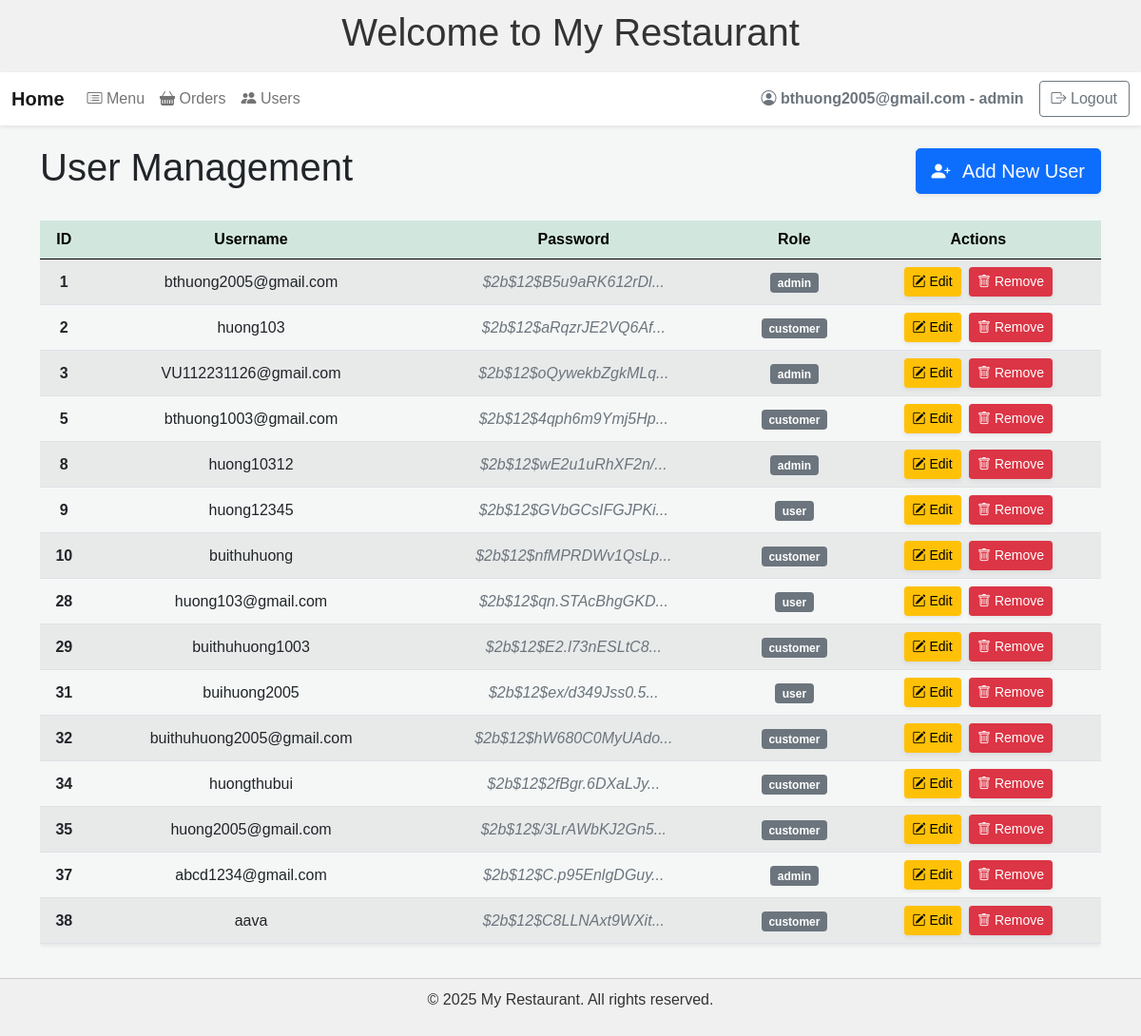
Page /admin/users (signed in) on the committed database.
### tables this page shows
CREATE TABLE users (
        id INTEGER PRIMARY KEY AUTOINCREMENT,
        username TEXT UNIQUE NOT NULL,
        password TEXT NOT NULL,
        role TEXT NOT NULL
    , image TEXT);

### app.py (the view)
@app.route('/admin/users', methods=['GET'])
@admin_required
def user_list():
   return user_controller.list_users()

### app.py (called while the page is built)
@app.context_processor
def inject_user():
    return {
        'username': session.get('username'),
        'role': session.get('role')
    }

def admin_required(f):
    @wraps(f)
    def decorated_function(*args, **kwargs):
        if "username" not in session:
            return redirect(url_for("login"))  # or show an error
        if session.get("role") != "admin":
            return abort(403)  # or show a custom "Access Denied" message
        return f(*args, **kwargs)
    return decorated_function

### controller/user_controller.py (called while the page is built)
    def list_users(self):
        users = self.model.get_all_users()
        return render_template("user_list.html", users=users)

### model/user_model.py (called while the page is built)
    def get_all_users(self):
        connection = sqlite3.connect(self.db_path)
        cursor = connection.cursor()
        cursor.execute("SELECT id, username, password, role FROM users")
        results = cursor.fetchall()
        connection.close()
        users = []
        for row in results:
            user_id, username, password, role = row
            users.append({
                "id": user_id,
                "username": username,
                "password": password,
                "role": role
            })
        return users

### templates/user_list.html (shortened to what this page needs)
{% extends "base.html" %}
{% block content %}
<div class="d-flex justify-content-between align-items-center mb-4">
  <h1 class="text-dark">User Management</h1>
  <a href="{{ url_for('create_user_form') }}" class="btn btn-primary btn-lg shadow-sm">
    <i class="bi bi-person-plus-fill me-2"></i> Add New User
  </a>
</div>
<div class="table-responsive">
  <table class="table table-striped table-hover align-middle shadow-sm">
    <thead class="table-success text-center">
      <tr>
        <th scope="col">ID</th>
        <th scope="col">Username</th>
        <th scope="col">Password</th>
        <th scope="col">Role</th>
        <th scope="col">Actions</th>
      </tr>
    </thead>
    <tbody>
      {% for user in users %}
      <tr class="text-center">
        <td class="fw-bold">{{ user.id }}</td>
        <td>{{ user.username }}</td>
        <td>
          <span class="text-muted fst-italic">
            {{ user.password[:20] }}{% if user.password|length > 20 %}...{% endif %}
          </span>
        </td>
        <td>
          <span class="badge {% if user.role == 'Admin' %}bg-danger{% else %}bg-secondary{% endif %}">
            {{ user.role }}
          </span>
        </td>
        <td>
          <a href="{{ url_for('edit_user_form', user_id=user.id) }}"
             class="btn btn-warning btn-sm me-1 shadow-sm"
             onclick="return confirm('Are you sure you want to edit this user?')">
            <i class="bi bi-pencil-square"></i> Edit
          </a>
          <a href="{{ url_for('delete_user', user_id=user.id) }}"
             class="btn btn-danger btn-sm shadow-sm"
             onclick="return confirm('Are you sure you want to delete this user?')">
            <i class="bi bi-trash"></i> Remove
          </a>
        </td>
      </tr>
      {% endfor %}
    </tbody>
  </table>
</div>
{% endblock %}

### templates/base.html (shortened to what this page needs)
<!DOCTYPE html>
<html lang="en">
<head>
  <link rel="stylesheet" href="{{ url_for('static', filename='css/bootstrap.min.css') }}">
  <link rel="stylesheet" href="https://cdn.jsdelivr.net/npm/bootstrap-icons/font/bootstrap-icons.css">
</head>
<body>
  <div class="header">
    <h1>Welcome to My Restaurant</h1>
  </div>
  <nav class="navbar navbar-expand-lg navbar-light shadow-sm">
    <div class="container-fluid">
      <a class="navbar-brand" href="/">Home</a>
      <div class="collapse navbar-collapse" id="navbarNav">
        <ul class="navbar-nav me-auto">
          {% if role == 'admin' %}
            <li class="nav-item">
              <a class="nav-link" href="{{ url_for('show_menu_list') }}">
                <i class="bi bi-card-list"></i> Menu
              </a>
            </li>
          {% endif %}
          <li class="nav-item">
            <a class="nav-link" href="{{ url_for('list_orders') }}">
              <i class="bi bi-basket-fill"></i> Orders
            </a>
          </li>
          {% if role == 'admin' %}
            <li class="nav-item">
              <a class="nav-link" href="{{ url_for('user_list') }}">
                <i class="bi bi-people-fill"></i> Users
              </a>
            </li>
          {% endif %}
        </ul>
        <div class="d-flex align-items-center">
          {% if username %}
            <span class="me-3 fw-bold text-muted">
              <i class="bi bi-person-circle"></i> {{ username }} - {{ role }}
            </span>
            <a href="{{ url_for('logout') }}" class="btn btn-outline-secondary">
              <i class="bi bi-box-arrow-right"></i> Logout
            </a>
          {% endif %}
        </div>
      </div>
    </div>
  </nav>
  <div class="container">
    {% block content %}{% endblock %}
  </div>
  <footer>
    <p>&copy; 2025 My Restaurant. All rights reserved.</p>
  </footer>
</body>
</html>

### templates/base.html (style rules this page uses)
body { font-family: Arial, sans-serif; background-color: #f4f7f6; margin: 0; padding: 0; color: #333; }
.header { background-color: #f1f1f1; color: #333; padding: 10px 0; text-align: center; box-shadow: 0 2px 5px rgba(0, 0, 0, 0.1); }
.navbar { background-color: #ffffff; }
.navbar-brand { font-weight: bold; }
.navbar-nav .nav-link { color: #555; }
footer { margin-top: 20px; padding: 10px; text-align: center; background-color: #f0f0f0; border-top: 1px solid #ccc; color: #333; }
.container { margin-top: 20px; }

### rows in the picture
users: username "bthuong2005@gmail.com", id "1", password "$2b$12$B5u9aRK612rDl", role "admin"
users: id "2", username "huong103", password "$2b$12$aRqzrJE2VQ6Af", role "customer"
users: id "3", username "VU112231126@gmail.com", password "$2b$12$oQywekbZgkMLq", role "admin"
users: id "5", username "bthuong1003@gmail.com", password "$2b$12$4qph6m9Ymj5Hp", role "customer"
users: id "8", username "huong10312", password "$2b$12$wE2u1uRhXF2n/", role "admin"
users: id "9", username "huong12345", password "$2b$12$GVbGCsIFGJPKi", role "user"
users: id "10", username "buithuhuong", password "$2b$12$nfMPRDWv1QsLp", role "customer"
users: id "28", username "huong103@gmail.com", password "$2b$12$qn.STAcBhgGKD", role "user"
users: id "29", username "buithuhuong1003", password "$2b$12$E2.l73nESLtC8", role "customer"
users: id "31", username "buihuong2005", password "$2b$12$ex/d349Jss0.5", role "user"
users: id "32", username "buithuhuong2005@gmail.com", password "$2b$12$hW680C0MyUAdo", role "customer"
users: id "34", username "huongthubui", password "$2b$12$2fBgr.6DXaLJy", role "customer"
users: id "35", username "huong2005@gmail.com", password "$2b$12$/3LrAWbKJ2Gn5", role "customer"
users: id "37", username "abcd1234@gmail.com", password "$2b$12$C.p95EnlgDGuy", role "admin"
users: id "38", username "aava", password "$2b$12$C8LLNAxt9WXit", role "customer"

### other values in the picture
{{ role }} "admin"
